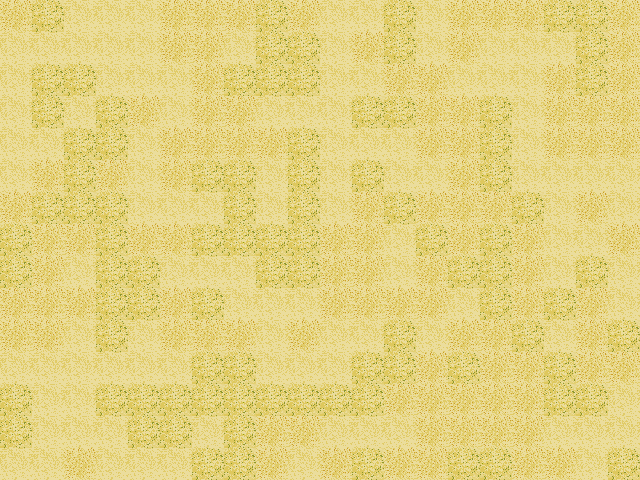

Rendered tile map (Tiled .tmx) drawn with the repository's tilesets; below, a short description and the map source with its tile grids summarised:
An orthogonal 20x15 tile map with 32x32 px tiles, 1 tile layer (Tile Layer 1).

<map version="1.0" orientation="orthogonal" renderorder="right-down" width="20" height="15" tilewidth="32" tileheight="32" nextobjectid="1">
 <tileset firstgid="1" source="tiles.tsx" />
 <layer name="Tile Layer 1" width="20" height="15">
  <data>[300 cells, 300 non-empty, 3 distinct tile ids]</data>
 </layer>
</map>
